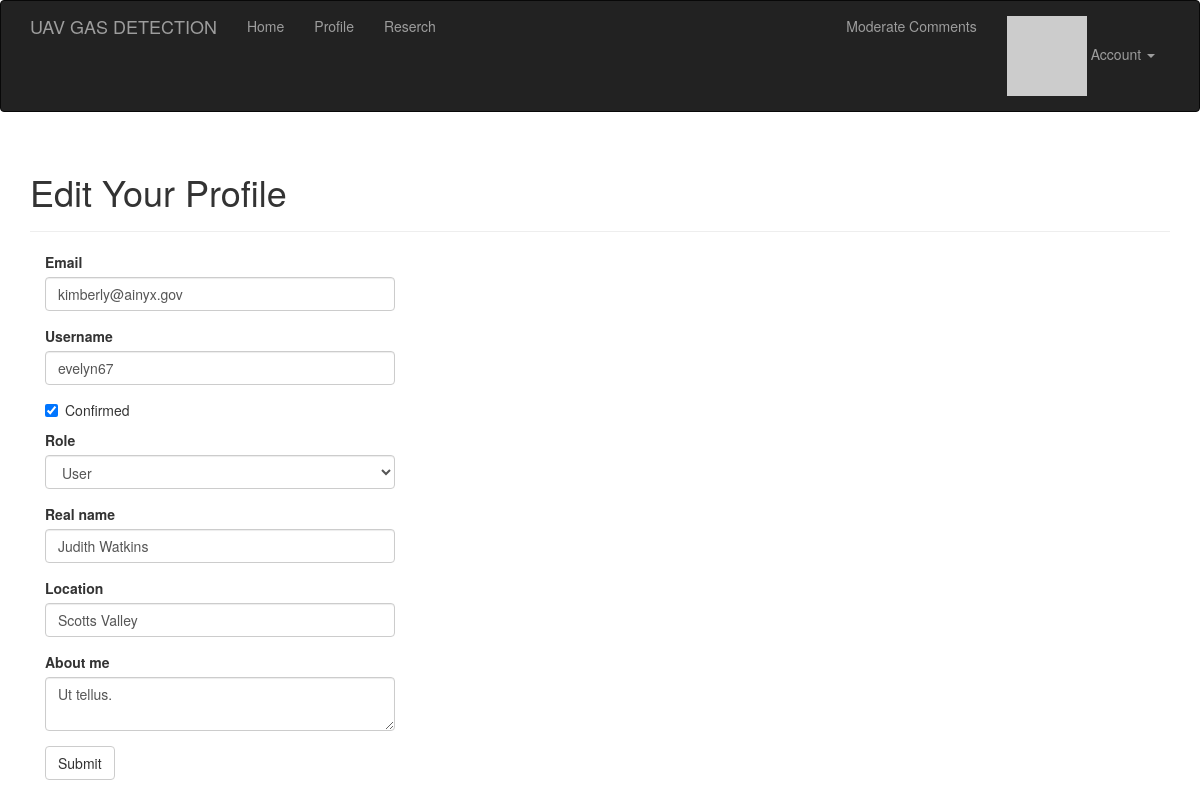
The page /edit-profile/3 (signed in) on the database its author committed.
### app/models.py (models this page shows, shortened)
class User(UserMixin,db.Model):
    __tablename__ = 'users'
    id = db.Column(db.Integer,primary_key=True)
    email = db.Column(db.String(64),unique=True,index=True)
    username = db.Column(db.String(64),unique=True,index=True)
    role_id = db.Column(db.Integer,db.ForeignKey('roles.id'))
    password_hash =db.Column(db.String(128))
    confirmed = db.Column(db.Boolean,default=False)
    name = db.Column(db.String(64))
    location = db.Column(db.String(64))
    about_me = db.Column(db.Text())
    member_since = db.Column(db.DateTime(), default=datetime.utcnow)
    last_seen = db.Column(db.DateTime(), default=datetime.utcnow)
    avatar_hash = db.Column(db.String(32))
    posts = db.relationship('Post', backref='author', lazy='dynamic')
    followed = db.relationship('Follow',
                               foreign_keys=[Follow.follower_id],
                               backref=db.backref('follower', lazy='joined'),
                               lazy='dynamic',
                               cascade='all, delete-orphan')
    followers = db.relationship('Follow',
                                foreign_keys=[Follow.followed_id],
                                backref=db.backref('followed', lazy='joined'),
                                lazy='dynamic',
                                cascade='all, delete-orphan')
    comments = db.relationship('Comment', backref='author', lazy='dynamic')
    @property
    def password(self):
        raise AttributeError('password is not a readable attribute')
    def can(self, permissions):
        return self.role is not None and (self.role.permissions & permissions) == permissions
    def ping(self):
        self.last_seen = datetime.utcnow()
        db.session.add(self)
    def gravatar(self, size=100, default='identicon', rating='g'):
        if request.is_secure:
            url = 'https://secure.gravatar.com/avatar'
        else:
            url = 'http://www.gravatar.com/avatar'
        hash = self.avatar_hash or self.gravatar_hash()
        return '{url}/{hash}?s={size}&d={default}&r={rating}'.format(
            url=url, hash=hash, size=size, default=default, rating=rating)

### app/main/views.py (the view, shortened to what this page needs)
@main.route('/edit-profile/<int:id>', methods=['GET', 'POST'])
@login_required
@admin_required
def edit_profile_admin(id):
    user = User.query.get_or_404(id)
    form = EditProfileAdminForm(user=user)
    form.email.data = user.email
    form.username.data = user.username
    form.confirmed.data = user.confirmed
    form.role.data = user.role_id
    form.name.data = user.name
    form.location.data = user.location
    form.about_me.data = user.about_me
    return render_template('edit_profile.html', form=form, user=user)

### app/main/forms.py (shortened to what this page needs)
class EditProfileAdminForm(FlaskForm):
    email = StringField('Email', validators=[DataRequired(), Length(1, 64),
                                             Email()])
    username = StringField('Username', validators=[
        DataRequired(), Length(1, 64),
        Regexp('^[A-Za-z][A-Za-z0-9_.]*$', 0,
               'Usernames must have only letters, numbers, dots or '
               'underscores')])
    confirmed = BooleanField('Confirmed')
    role = SelectField('Role', coerce=int)
    name = StringField('Real name', validators=[Length(0, 64)])
    location = StringField('Location', validators=[Length(0, 64)])
    about_me = TextAreaField('About me')
    submit = SubmitField('Submit')
    def __init__(self, user, *args, **kwargs):
        super(EditProfileAdminForm, self).__init__(*args, **kwargs)
        self.role.choices = [(role.id, role.name)
                             for role in Role.query.order_by(Role.name).all()]
        self.user = user

### app/auth/views.py (called while the page is built)
@auth.before_app_request
def before_request():
    if current_user.is_authenticated:
        current_user.ping()
        if not current_user.confirmed and request.endpoint[:5] != 'auth.':
            return redirect(url_for('auth.unconfirmed'))

@auth.before_app_request
def before_request():
    if current_user.is_authenticated \
            and not current_user.confirmed \
            and request.endpoint[:5] != 'auth.'\
            and request.endpoint != 'static':
        return redirect(url_for('auth.unconfirmed'))

### app/main/__init__.py (called while the page is built)
@main.app_context_processor
def inject_permissions():
    return dict(Permission=Permission)

### app/models.py (called while the page is built)
@login_manager.user_loader
def load_user(user_id):
    return User.query.get(int(user_id)) #返回指定主键对应的行，如果没有对应

### app/templates/edit_profile.html (shortened to what this page needs)
{% extends "base.html" %}
{% import "bootstrap/wtf.html" as wtf %}
{% block page_content %}
<div class="page-header">
    <h1>Edit Your Profile</h1>
</div>
<div class="col-md-4">
    {{ wtf.quick_form(form) }}
</div>
{% endblock %}

### rows shown on the page
User: email "kimberly@ainyx.gov", username "evelyn67", confirmed "☑", role "User", name "Judith Watkins", location "Scotts Valley", about_me "Ut tellus."
